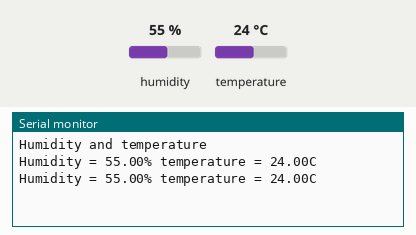
This sketch was run on a simulated Arduino Uno, built with avr-gcc and run on an emulated ATmega328P. Shown: the last lines printed to the serial monitor. The inputs (shaded band) are chosen by the test bench; at power-on: humidity 55 %, temperature 24 °C.

Above: at 2.2 s.
2.3 s: humidity set to 22 %
At 3.6 s:
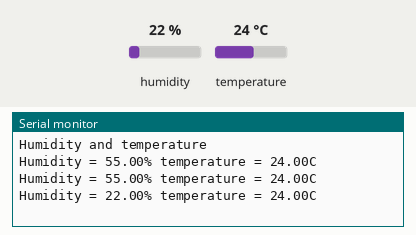
3.8 s: temperature set to 12 °C
At 4.7 s:
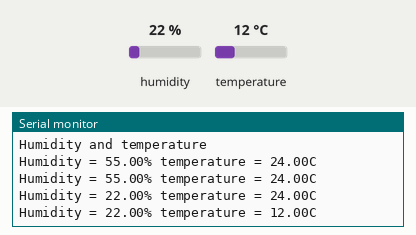
5.3 s: humidity set to 40 %
At 6.8 s:
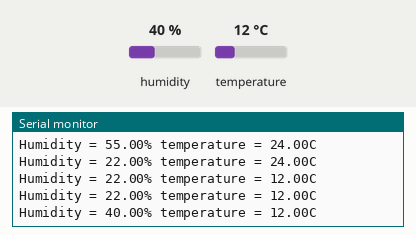
Timing chart, 0 to 8.3 s (numbered marks = the images above; inputs shaded):
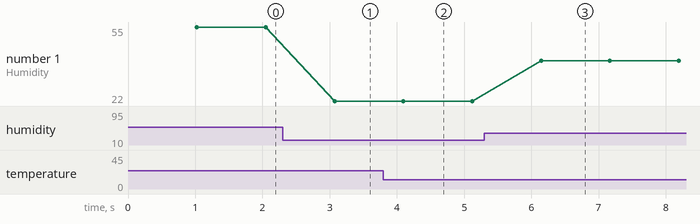

Measured:
- after the input at 2.3 s, the serial monitor: prints a new line after 0.77 s (image 1)
- after the input at 3.8 s, the serial monitor: prints a new line after 0.30 s (image 2)
- after the input at 5.3 s, the serial monitor: prints a new line after 0.84 s (image 3)
- plotted number 1: 55 → 22 after the input at 2.3 s, 22 → 40 after the input at 5.3 s

The sketch:

digital.ino
```cpp
#include <dht.h>

#define dht_dpin 2 //定義訊號要從Pin A0 進來

dht DHT;

void setup(){
Serial.begin(9600);
delay(300);             //Let system settle
Serial.println("Humidity and temperature\n\n");
delay(700);             //Wait rest of 1000ms recommended delay before
                        //accessing sensor
}

void loop(){
DHT.read11(dht_dpin);   //去library裡面找DHT.read11
Serial.print("Humidity = ");
Serial.print(DHT.humidity);
Serial.print("% ");
Serial.print("temperature = ");
Serial.print(DHT.temperature);
Serial.println("C ");
delay(1000);            //每1000ms更新一次
}
```
